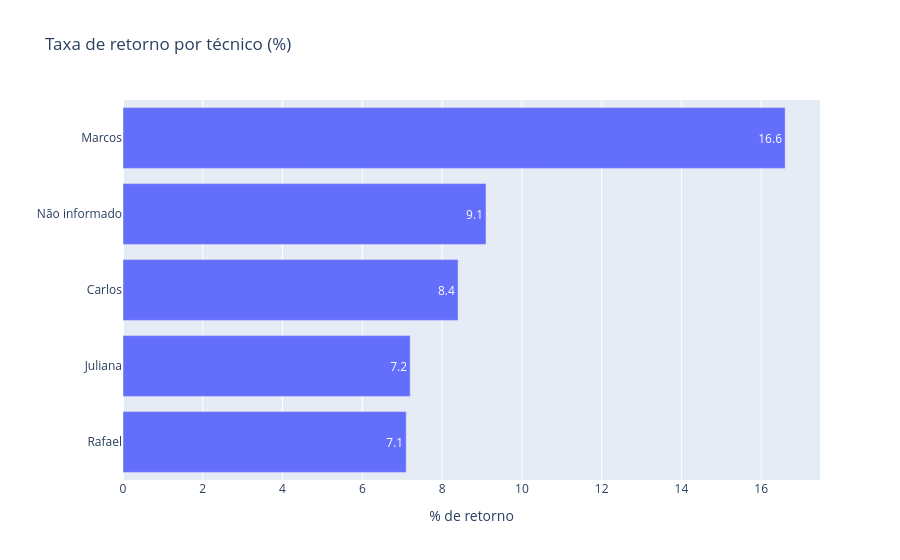

Write notebook code for a chart like this one.
### Code cell
retorno_tecnico = taxa_retorno("tecnico")
fig = px.bar(retorno_tecnico, x="taxa_retorno", y="tecnico", orientation="h",
             title="Taxa de retorno por técnico (%)", text="taxa_retorno")
fig.update_layout(xaxis_title="% de retorno", yaxis_title="")
fig.show()

### Figure 1 — Plotly figure (JSON) as saved in the notebook; plotly's stock layout.template omitted (floating-point values rounded to 4 significant figures)
{"data": [{"hovertemplate": "taxa_retorno=%{text}<br>tecnico=%{y}<extra></extra>", "legendgroup": "", "marker": {"color": "#636efa", "pattern": {"shape": ""}}, "name": "", "orientation": "h", "showlegend": false, "text": [7.1, 7.2, 8.4, 9.1, 16.6], "textposition": "auto", "type": "bar", "x": [7.1, 7.2, 8.4, 9.1, 16.6], "xaxis": "x", "y": ["Rafael", "Juliana", "Carlos", "Não informado", "Marcos"], "yaxis": "y"}], "layout": {"barmode": "relative", "legend": {"tracegroupgap": 0}, "title": {"text": "Taxa de retorno por técnico (%)"}, "xaxis": {"anchor": "y", "domain": [0.0, 1.0], "title": {"text": "% de retorno"}}, "yaxis": {"anchor": "x", "domain": [0.0, 1.0], "title": {"text": ""}}}}
